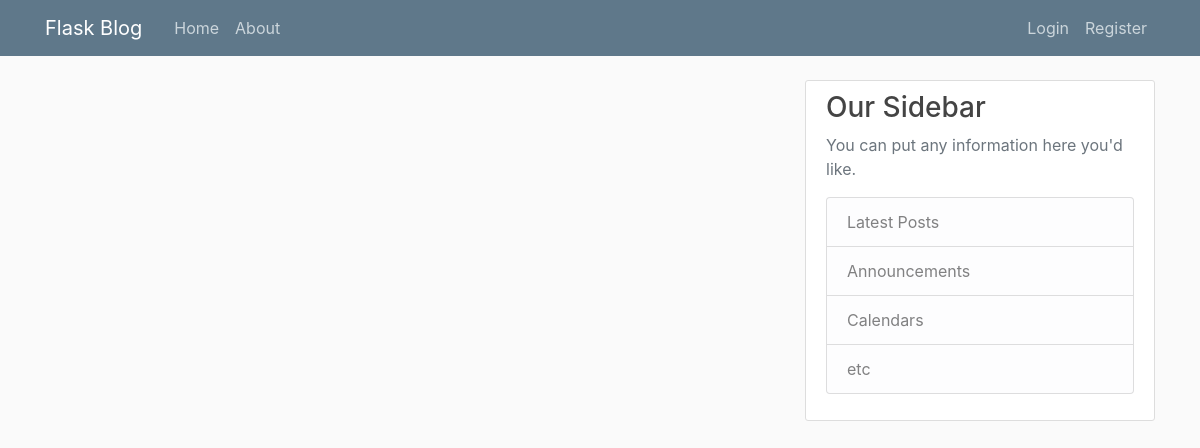
Page /home on the earlier database version.
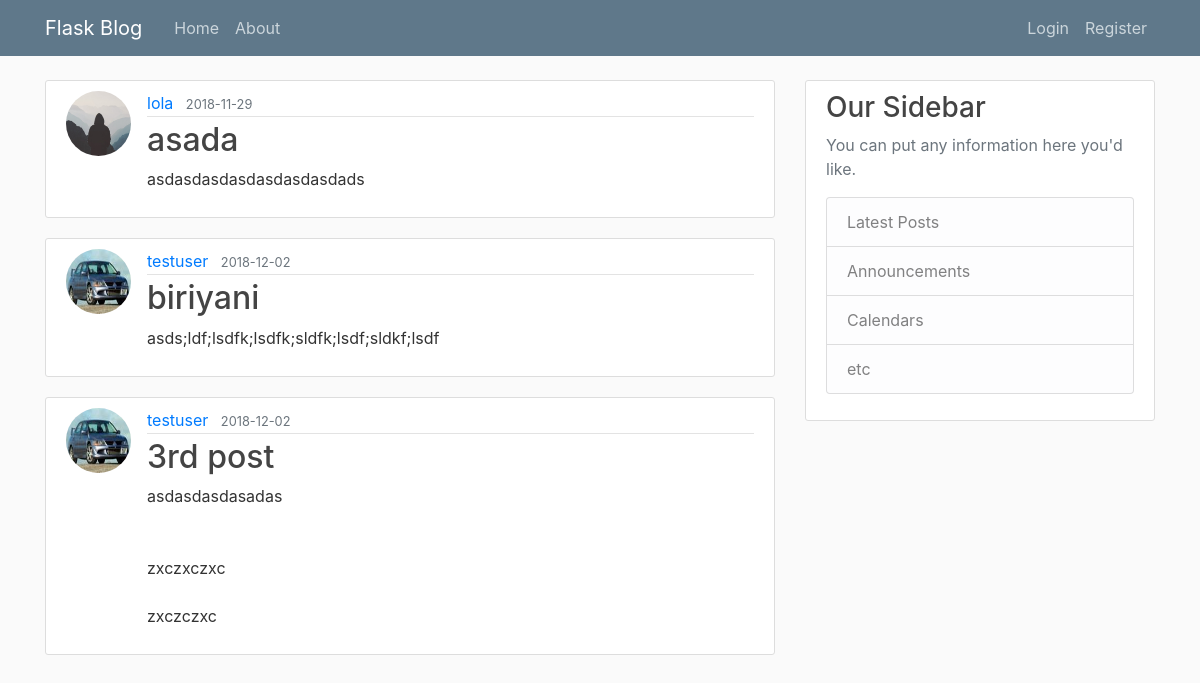
Same page on the later database version.
### flaskblog/models.py (models this page shows, shortened)
class Post(db.Model):
    id = db.Column(db.Integer, primary_key=True)
    title = db.Column(db.String(100), nullable=False)
    date_posted = db.Column(db.DateTime, nullable=False, default=datetime.utcnow)
    content = db.Column(db.Text, nullable=False)
    user_id = db.Column(db.Integer, db.ForeignKey('user.id'), nullable=False)

class User(db.Model, UserMixin):
    id = db.Column(db.Integer, primary_key=True)
    username = db.Column(db.String(20), unique=True, nullable=False)
    email = db.Column(db.String(120), unique=True, nullable=False)
    image_file = db.Column(db.String(20), nullable=False, default='default.jpg')
    password = db.Column(db.String(60), nullable=False)
    posts = db.relationship('Post', backref='author', lazy=True)

### flaskblog/routes.py (the view)
@app.route("/")
@app.route("/home")
def home():
    posts = Post.query.all()
    return render_template('home.html', posts=posts)

### flaskblog/templates/home.html
{% extends "layout.html" %}
{% block content %}
    {% for post in posts %}
        <article class="media content-section">
            <img class="rounded-circle article-img" src="{{url_for('static', filename='profile_pics/' + post.author.image_file)}}">
            <div class="media-body">
                <div class="article-metadata">
                    <a class="mr-2" href="#">{{ post.author.username }}</a>
                    <small class="text-muted">{{ post.date_posted.strftime('%Y-%m-%d') }}</small>
                </div>
                <h2><a class="article-title" href="{{ url_for('post', post_id=post.id) }}">{{ post.title }}</a></h2>
                <p class="article-content">{{ post.content }}</p>
            </div>
        </article>
    {% endfor %}
{% endblock content %}

### flaskblog/templates/layout.html (shortened to what this page needs)
<!DOCTYPE html>
<html>
    <head>
        <link rel="stylesheet" href="https://maxcdn.bootstrapcdn.com/bootstrap/4.0.0/css/bootstrap.min.css">
        <link rel="stylesheet" type="text/css" href="{{ url_for('static', filename='main.css') }}">
        <link rel="stylesheet" type="text/css" href="{{ url_for('static', filename='main.css') }}">
    </head>
    <body>
        <header class="site-header">
            <nav class="navbar navbar-expand-md navbar-dark bg-steel fixed-top">
                <div class="container">
                    <a class="navbar-brand mr-4" href="/">Flask Blog</a>
                    <div class="collapse navbar-collapse" id="navbarToggle">
                        <div class="navbar-nav mr-auto">
                            <a class="nav-item nav-link" href="{{url_for('home')}}">Home</a>
                            <a class="nav-item nav-link" href="{{url_for('about')}}">About</a>
                        </div>
                        <div class="navbar-nav">
                            {% if current_user.is_authenticated %}
                                <a class="nav-item nav-link" href="{{url_for('new_post')}}">New Post</a>
                                <a class="nav-item nav-link" href="{{url_for('account')}}">Account</a>
                                <a class="nav-item nav-link" href="{{url_for('logout')}}">Logout</a>
                            {% else %}
                                <a class="nav-item nav-link" href="{{url_for('login')}}">Login</a>
                                <a class="nav-item nav-link" href="{{url_for('register')}}">Register</a>
                            {% endif %}
                        </div>
                    </div>
                </div>
            </nav>
        </header>
        <main role="main" class="container">
            <div class="row">
                <div class="col-md-8">
                {% block content %}{% endblock %}
            </div>
            <div class="col-md-4">
                <div class="content-section">
                    <h3>Our Sidebar</h3>
                    <p class='text-muted'>You can put any information here you'd like.
                        <ul class="list-group">
                            <li class="list-group-item list-group-item-light">Latest Posts</li>
                            <li class="list-group-item list-group-item-light">Announcements</li>
                            <li class="list-group-item list-group-item-light">Calendars</li>
                            <li class="list-group-item list-group-item-light">etc</li>
                        </ul>
                    </p>
                </div>
            </div>
        </div>
    </main>
</body>
</html>

### flaskblog/static/main.css (style rules this page uses)
body { background: #fafafa; color: #333333; margin-top: 5rem; }
h1, h2, h3, h4, h5, h6 { color: #444444; }
.bg-steel { background-color: #5f788a; }
.site-header .navbar-nav .nav-link { color: #cbd5db; }
.content-section { background: #ffffff; padding: 10px 20px; border: 1px solid #dddddd; border-radius: 3px; margin-bottom: 20px; }
.article-title { color: #444444; }
.article-content { white-space: pre-line; }
.article-img { height: 65px; width: 65px; margin-right: 16px; }
.article-metadata { padding-bottom: 1px; margin-bottom: 4px; border-bottom: 1px solid #e3e3e3 }

Differences in the rows shown:
added Post: image_file (placeholder picture), author.username "lola", date_posted "2018-11-29", title "asada", content "asdasdasdasdasdasdasdads"
added Post: image_file (picture), author.username "testuser", date_posted "2018-12-02", title "biriyani", content "asds;ldf;lsdfk;lsdfk;sldfk;lsdf;sldkf;lsdf"
added Post: image_file (picture), author.username "testuser", date_posted "2018-12-02", title "3rd post", content "asdasdasdasadas zxczxczxc zxczczxc"
